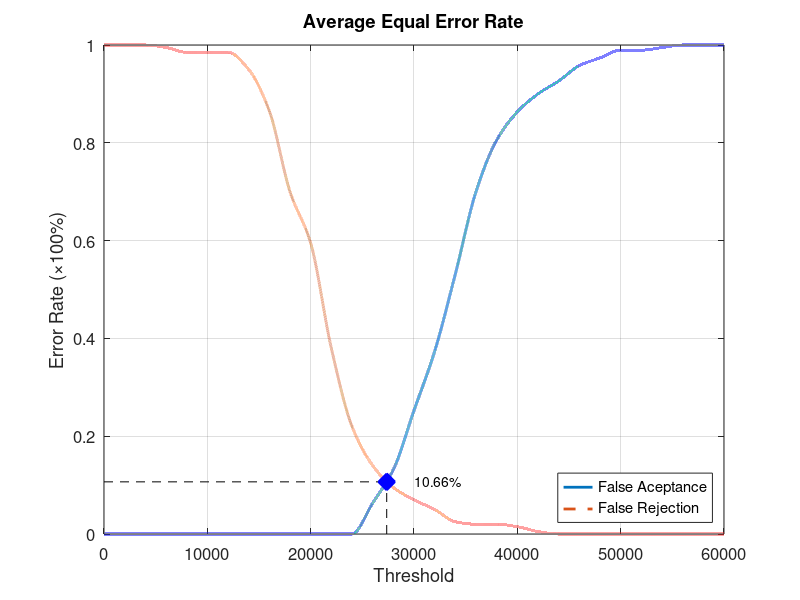
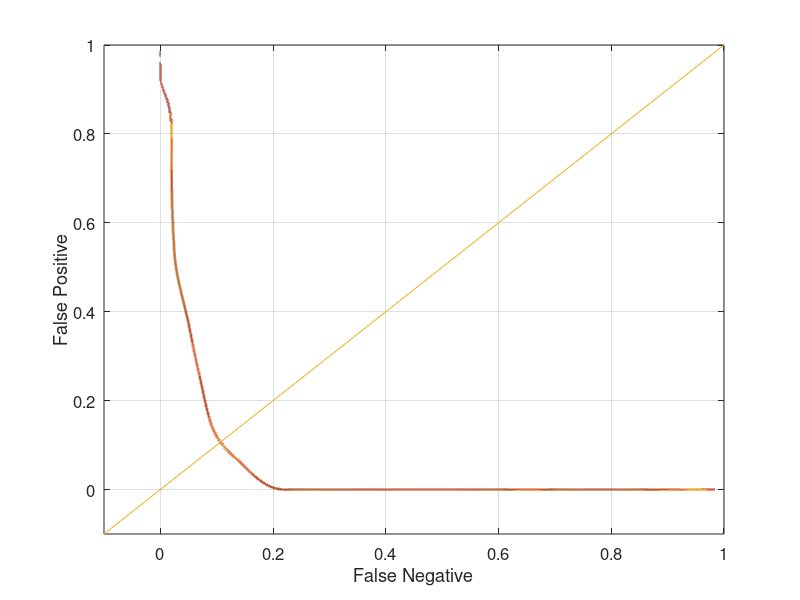

These figures' MATLAB source, in order:
function yEER = Database1_2
close all;
clear;
clc;
x = 0:2000:60000;
xq = 0:0.5:60000;

y0 = [0 0 0 0 0 0 0 0 0 0 0 0 0 0.0631579 0.131579 0.252632 0.373684 0.531579 0.7 0.805263 0.863158 0.9 0.926316 0.957895 0.973684 0.989474 0.989474 0.994737 1 1 1];
yy0 = interp1(x, y0, xq, 'pchip');
y1 = [1 1 1 0.995 0.985 0.985 0.985 0.95 0.865 0.7 0.595 0.38 0.22 0.14 0.095 0.07 0.05 0.025 0.02 0.02 0.015 0.005 0 0 0 0 0 0 0 0 0];
yy1 = interp1(x, y1, xq, 'pchip');

% Calculating EER: 
y2 = abs(y0 - y1);
find(y2 == min(y2))
yy2 = abs(yy0 - yy1);
xEER = find(yy2 == min(yy2));
xEERIndex = xq(xEER) % X-axis EER
yEER = yy0(xEER) % Y-axis EER

main = figure
plot(xq, yy0,'-','LineWidth', 2);	hold on
plot(xq, yy1,'--','LineWidth', 2);	hold on
plot([xEERIndex xEERIndex], [0 yEER], 'k--');	hold on
plot([0 xEERIndex], [yEER yEER], 'k--');	hold on
plot(xEERIndex, yEER, 'bx', 'LineWidth', 10);	hold on
text(xEERIndex + 10 * xEERIndex / 100, yEER, [num2str(round((10000 * yEER)) / 100) '%'])
legend('False Aceptance', 'False Rejection', 'Location', 'SouthEast')
xlabel('Threshold')
ylabel('Error Rate (\times100%)')
title('Average Equal Error Rate')
set(gca, 'FontSize', 12)
axis([0 60000 0 1])
grid on

print(main, 'Database1_2Main', '-dpng');
FNRxFPR = figure('Color', [1 1 1]);
plot(yy1, yy0, '-', yy1, yy0, 'LineWidth', 2);
hold on
y = -0.1:0.1:1
plot(y, y); 
set(gca, 'FontSize', 12)
xlabel('False Negative')
ylabel('False Positive')
axis([-0.1 1 -0.1 1])
set(gca, 'FontSize', 12)
grid on

print(FNRxFPR, 'Database1_2FNRxFPR','-dpng');
end
